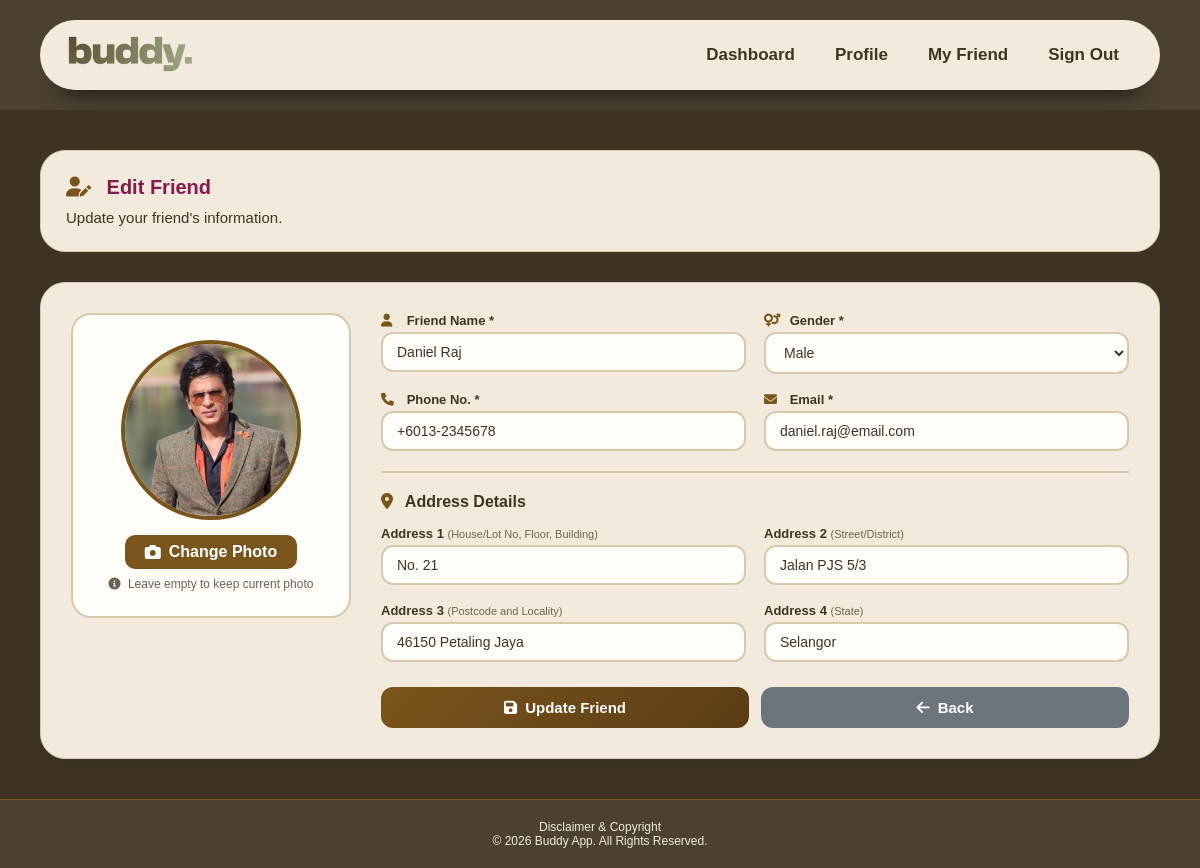
The page /user/friend_edit.php?id=5001 (signed in) on the database its author committed.
### tables this page shows
CREATE TABLE `friends` (
  `friend_id` int(11) NOT NULL,
  `user_id` int(11) NOT NULL,
  `photo` varchar(255) DEFAULT NULL,
  `friend_name` varchar(100) NOT NULL,
  `gender` enum('Male','Female') NOT NULL,
  `phone_no` varchar(20) DEFAULT NULL,
  `email` varchar(100) DEFAULT NULL,
  `address1` varchar(150) DEFAULT NULL,
  `address2` varchar(150) DEFAULT NULL,
  `address3` varchar(150) DEFAULT NULL,
  `address4` varchar(100) DEFAULT NULL
);

### user/friend_edit.php (the view, shortened to what this page needs)
<?php
include "../database/dbconn.php";
$user_id = $_SESSION['user_id'];
$friend_id = isset($_GET['id']) ? (int)$_GET['id'] : 0;
$sql = "SELECT * FROM friends WHERE friend_id = ? AND user_id = ?";
$stmt = mysqli_prepare($conn, $sql);
mysqli_stmt_bind_param($stmt, "ii", $friend_id, $user_id);
mysqli_stmt_execute($stmt);
$result = mysqli_stmt_get_result($stmt);
$friend = mysqli_fetch_assoc($result);
?>
<!DOCTYPE html>
<html lang="en">
<head>
    <link rel="stylesheet" href="../assets/css/style.css?v=9">
    <link rel="stylesheet" href="https://cdnjs.cloudflare.com/ajax/libs/font-awesome/6.0.0/css/all.min.css">
</head>
<body class="dashboard-body">
    <?php include "../header.php"; ?>
    <main class="dashboard-main">
        <section class="welcome-box">
            <h1><i class="fas fa-user-edit"></i> Edit Friend</h1>
            <p>Update your friend's information.</p>
        </section>
        <section class="edit-friend-container">
            <form action="friend_edit.php?id=<?php echo $friend_id; ?>" method="post" enctype="multipart/form-data">
                <div class="edit-friend-grid">
                    <div class="edit-photo-section">
                        <div class="photo-card">
                            <div class="photo-frame">
                                <img src="../uploads/friends/<?php echo htmlspecialchars($friend['photo'] ?? 'default.png'); ?>"
                                     class="friend-avatar-big" alt="Photo">
                            </div>
                            <div class="photo-upload-area">
                                <label for="photo" class="upload-btn">
                                    <i class="fas fa-camera"></i> Change Photo
                                </label>
                                <small><i class="fas fa-info-circle"></i> Leave empty to keep current photo</small>
                            </div>
                        </div>
                    </div>
                    <div class="edit-form-section">
                        <div class="form-grid">
                            <div class="form-group">
                                <label><i class="fas fa-user"></i> Friend Name *</label>
                                <input type="text" name="friend_name" value="<?php echo htmlspecialchars($friend['friend_name']); ?>" required>
                            </div>
                            <div class="form-group">
                                <label><i class="fas fa-venus-mars"></i> Gender *</label>
                                <select name="gender" required>
                                    <option value="Male" <?php echo $friend['gender'] == 'Male' ? 'selected' : ''; ?>>Male</option>
                                </select>
                            </div>
                            <div class="form-group">
                                <label><i class="fas fa-phone"></i> Phone No. *</label>
                                <input type="tel" name="phone_no" value="<?php echo htmlspecialchars($friend['phone_no']); ?>" required>
                            </div>
                            <div class="form-group">
                                <label><i class="fas fa-envelope"></i> Email *</label>
                                <input type="email" name="email" value="<?php echo htmlspecialchars($friend['email']); ?>" required>
                            </div>
                        </div>
                        <div class="address-section">
                            <h4><i class="fas fa-map-marker-alt"></i> Address Details</h4>
                            <div class="address-grid">
                                <div class="form-group">
                                    <label>Address 1 <span>(House/Lot No, Floor, Building)</span></label>
                                    <input type="text" name="address1" value="<?php echo htmlspecialchars($friend['address1'] ?? ''); ?>">
                                </div>
                                <div class="form-group">
                                    <label>Address 2 <span>(Street/District)</span></label>
                                    <input type="text" name="address2" value="<?php echo htmlspecialchars($friend['address2'] ?? ''); ?>">
                                </div>
                                <div class="form-group">
                                    <label>Address 3 <span>(Postcode and Locality)</span></label>
                                    <input type="text" name="address3" value="<?php echo htmlspecialchars($friend['address3'] ?? ''); ?>">
                                </div>
                                <div class="form-group">
                                    <label>Address 4 <span>(State)</span></label>
                                    <input type="text" name="address4" value="<?php echo htmlspecialchars($friend['address4'] ?? ''); ?>">
                                </div>
                            </div>
                        </div>
                        <div class="form-actions">
                            <button type="submit" name="update_friend" class="btn-update">
                                <i class="fas fa-save"></i> Update Friend
                            </button>
                            <a href="friend_view.php?id=<?php echo $friend_id; ?>" class="btn-back">
                                <i class="fas fa-arrow-left"></i> Back
                            </a>
                        </div>
                    </div>
                </div>
            </form>
        </section>
    </main>
    <?php include "../footer.php"; ?>
</html>

### assets/css/style.css (style rules this page uses)
* { margin: 0; padding: 0; box-sizing: border-box; font-family: Arial, Helvetica, sans-serif; }
html, body { height: 100%; scrollbar-width: none; -ms-overflow-style: none; }
body { min-height: 100vh; background-color: #3f3424; }
.dashboard-body { background-color: #3f3424; min-height: 100vh; display: flex; flex-direction: column; }
.dashboard-main { padding: 40px; flex: 1; }
.welcome-box { background-color: #f2eadc; padding: 25px; border-radius: 25px; margin-bottom: 30px; color: #3f3424; border: 1px solid #d8c9aa; }
.welcome-box h1 { font-size: 20px; color: #861a4c; }
.welcome-box p { font-size: 15px; margin-top: 10px; }
.welcome-box h1 i { color: #7a551b; margin-right: 10px; }
.edit-friend-container { background: #f2eadc; border-radius: 25px; padding: 30px; border: 1px solid #d8c9aa; box-shadow: 0 8px 30px rgba(0,0,0,0.1); }
.edit-friend-grid { display: flex; gap: 30px; }
.edit-photo-section { flex: 0 0 280px; }
.photo-card { background: #fffdf8; border-radius: 20px; padding: 25px; text-align: center; border: 2px solid #d8c9aa; }
.photo-frame { width: 180px; height: 180px; margin: 0 auto 15px; border-radius: 50%; border: 4px solid #7a551b; overflow: hidden; background: #f2eadc; display: flex; align-items: center; justify-content: center; }
.friend-avatar-big { width: 100%; height: 100%; object-fit: cover; }
.photo-upload-area { margin-top: 10px; }
.upload-btn { display: inline-flex; align-items: center; gap: 8px; padding: 8px 20px; background: #7a551b; color: #fff; border-radius: 10px; cursor: pointer; font-weight: bold; transition: all 0.3s ease; }
.photo-upload-area small { display: block; margin-top: 8px; font-size: 12px; color: #6f6252; }
.photo-upload-area small i { margin-right: 4px; }
.edit-form-section { flex: 1; }
.form-grid { display: grid; grid-template-columns: 1fr 1fr; gap: 18px; }
.form-group { margin-bottom: 0; }
.form-group label { display: block; font-weight: bold; color: #3f3424; margin-bottom: 4px; font-size: 13px; }
.form-group label i { color: #7a551b; margin-right: 6px; width: 16px; }
.form-group label span { font-weight: normal; font-size: 11px; color: #6f6252; }
.form-group input, .form-group select { width: 100%; padding: 10px 14px; border-radius: 12px; border: 2px solid #d8c9aa; background: #fffdf8; color: #3f3424; font-size: 14px; transition: all 0.3s ease; }
.address-section { margin-top: 20px; padding-top: 20px; border-top: 2px solid #d8c9aa; }
.address-section h4 { color: #3f3424; font-size: 16px; margin-bottom: 15px; }
.address-section h4 i { color: #7a551b; margin-right: 8px; }
.address-grid { display: grid; grid-template-columns: 1fr 1fr; gap: 18px; }
.form-actions { display: flex; gap: 12px; margin-top: 25px; }
.btn-update { display: inline-flex; align-items: center; justify-content: center; gap: 8px; padding: 12px 30px; border: none; border-radius: 12px; background: linear-gradient(135deg, #7a551b, #5a3d14); color: #ffffff; font-weight: bold; font-size: 15px; cursor: pointer; transition: all 0.3s ease; flex: 1; }
.btn-back { display: inline-flex; align-items: center; justify-content: center; gap: 8px; padding: 12px 30px; border-radius: 12px; background: #6c757d; color: #ffffff; text-decoration: none; font-weight: bold; font-size: 15px; transition: all 0.3s ease; flex: 1; }

### rows shown on the page
friends: photo (picture), friend_name "Daniel Raj", gender "Male", phone_no "+6013-2345678", email "daniel.raj@email.com", address1 "No. 21", address2 "Jalan PJS 5/3", address3 "46150 Petaling Jaya", address4 "Selangor"
